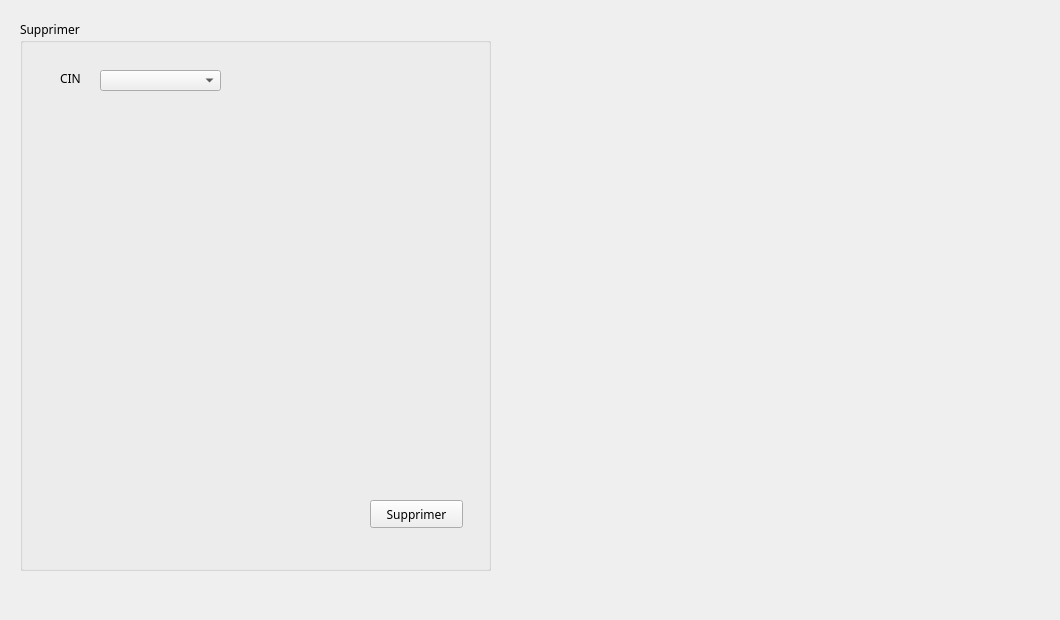
      <widget class="QWidget" name="tab_21">
       <attribute name="title">
        <string>Supprimer_Employé</string>
       </attribute>
       <widget class="QGroupBox" name="groupBox_10">
        <property name="geometry">
         <rect>
          <x>20</x>
          <y>20</y>
          <width>471</width>
          <height>551</height>
         </rect>
        </property>
        <property name="font">
         <font>
          <family>MV Boli</family>
         </font>
        </property>
        <property name="title">
         <string>Supprimer</string>
        </property>
        <widget class="QLabel" name="label_80">
         <property name="geometry">
          <rect>
           <x>40</x>
           <y>50</y>
           <width>56</width>
           <height>16</height>
          </rect>
         </property>
         <property name="text">
          <string>CIN</string>
         </property>
        </widget>
        <widget class="QPushButton" name="B_deleteEmploye_2">
         <property name="geometry">
          <rect>
           <x>350</x>
           <y>480</y>
           <width>93</width>
           <height>28</height>
          </rect>
         </property>
         <property name="text">
          <string>Supprimer</string>
         </property>
        </widget>
        <widget class="QComboBox" name="comboBox_6">
         <property name="geometry">
          <rect>
           <x>80</x>
           <y>50</y>
           <width>121</width>
           <height>21</height>
          </rect>
         </property>
        </widget>
       </widget>
       <widget class="QLabel" name="background_9">
        <property name="geometry">
         <rect>
          <x>0</x>
          <y>0</y>
          <width>1051</width>
          <height>611</height>
         </rect>
        </property>
        <property name="text">
         <string/>
        </property>
       </widget>
       <zorder>background_9</zorder>
       <zorder>groupBox_10</zorder>
      </widget>
